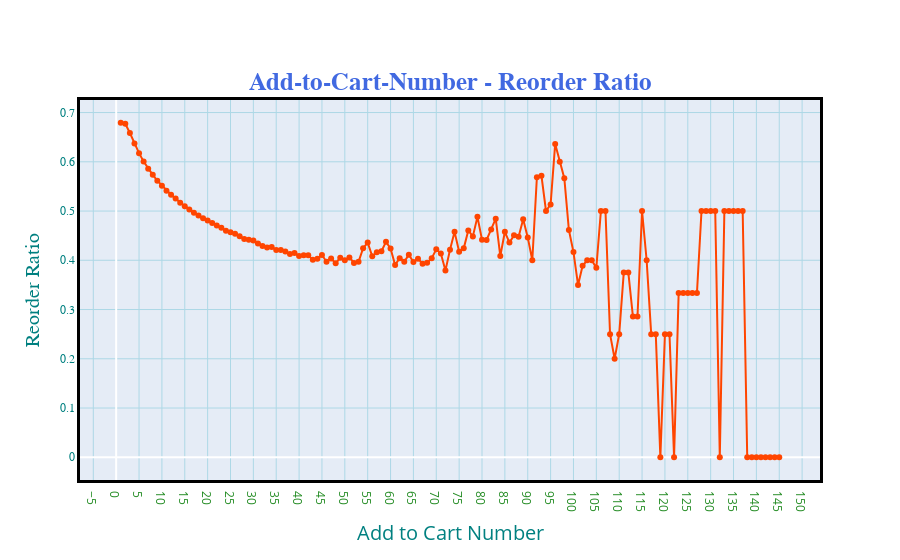

Notebook code for this chart:
### Code cell
fig = go.Figure() 

fig.add_trace(go.Scatter(x=addcart_grp['add_to_cart_order'].tolist(), y=addcart_grp['reordered'].tolist(),
                         line = dict(color='OrangeRed'),
                    mode='lines+markers'))


fig.update_layout(title_text="<b>Add-to-Cart-Number - Reorder Ratio</b>",
                 title_font_size=25,
                 title_font_color='RoyalBlue',
                 title_font_family='Titillium Web',
                 title_x=0.5,
                 title_y=0.87,
                 title_xanchor='center',
                 title_yanchor='top')

fig.update_xaxes(
        color='ForestGreen',
        title_text='Add to Cart Number',
        title_font_family='Open Sans',
        title_font_size=20,
        title_font_color='teal',
        title_standoff = 15,
        gridcolor='lightblue',
        tickmode='auto',
        nticks=36,
        linecolor='black',
        linewidth=3,
        mirror=True)

fig.update_yaxes(
        color='Teal',
        title_text='Reorder Ratio',
        title_font_family='Droid Sans',
        title_font_size=20,
        title_font_color='Teal',
        title_standoff = 15,
        tickfont_family='Arial',
        gridcolor='lightblue',
        linecolor='black',
        linewidth=3,
        mirror=True)

### Figure 1 — Plotly figure (JSON) as saved in the notebook; plotly's stock layout.template omitted (floating-point values rounded to 4 significant figures; data arrays with more than 128 entries replaced by an {"elided": "..."} marker saying what was removed)
{"data": [{"line": {"color": "OrangeRed"}, "mode": "lines+markers", "type": "scatter", "x": {"elided": "145 int values"}, "y": {"elided": "145 float values"}}], "layout": {"title": {"font": {"color": "RoyalBlue", "family": "Titillium Web", "size": 25}, "text": "<b>Add-to-Cart-Number - Reorder Ratio</b>", "x": 0.5, "xanchor": "center", "y": 0.87, "yanchor": "top"}, "xaxis": {"color": "ForestGreen", "gridcolor": "lightblue", "linecolor": "black", "linewidth": 3, "mirror": true, "nticks": 36, "tickmode": "auto", "title": {"font": {"color": "teal", "family": "Open Sans", "size": 20}, "standoff": 15, "text": "Add to Cart Number"}}, "yaxis": {"color": "Teal", "gridcolor": "lightblue", "linecolor": "black", "linewidth": 3, "mirror": true, "tickfont": {"family": "Arial"}, "title": {"font": {"color": "Teal", "family": "Droid Sans", "size": 20}, "standoff": 15, "text": "Reorder Ratio"}}}}
